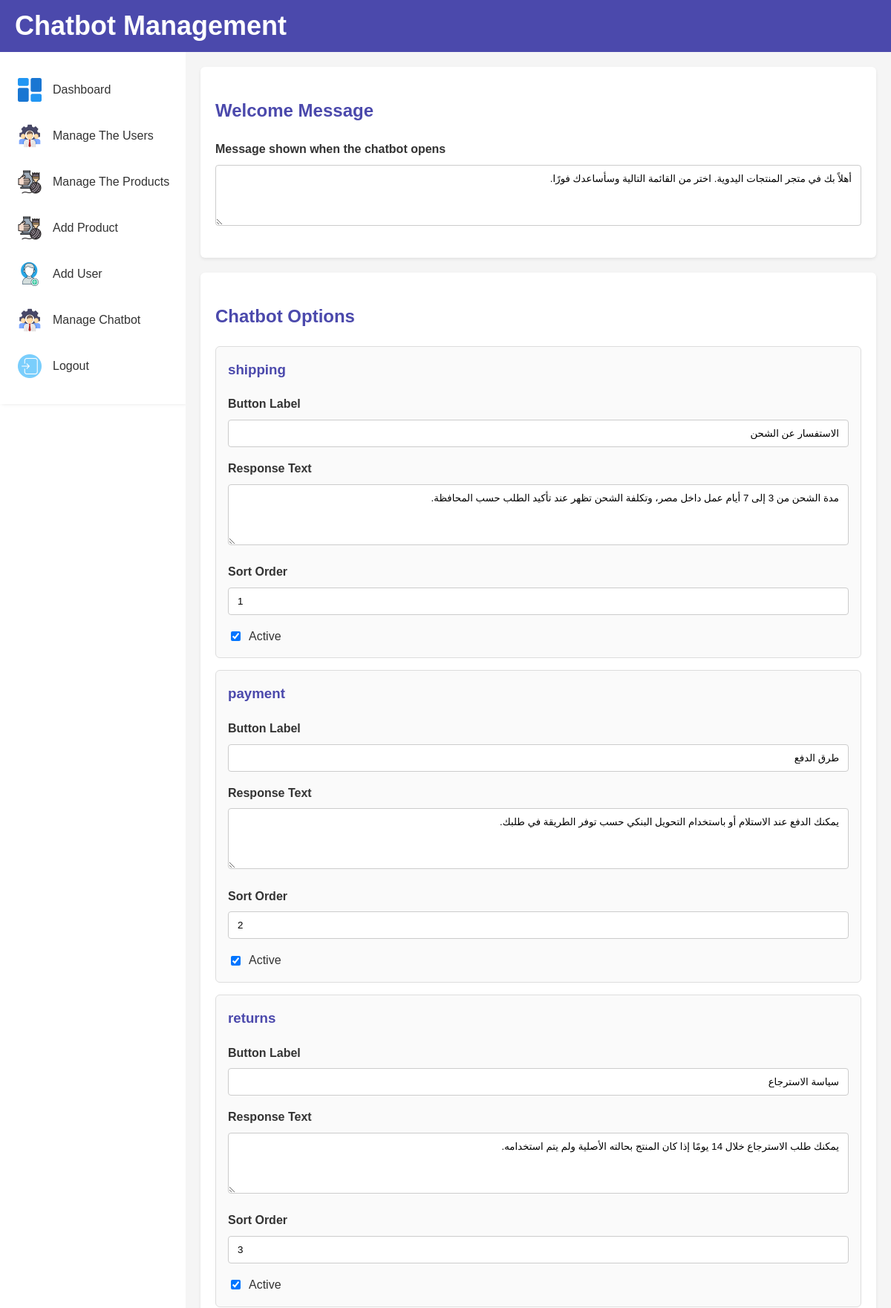
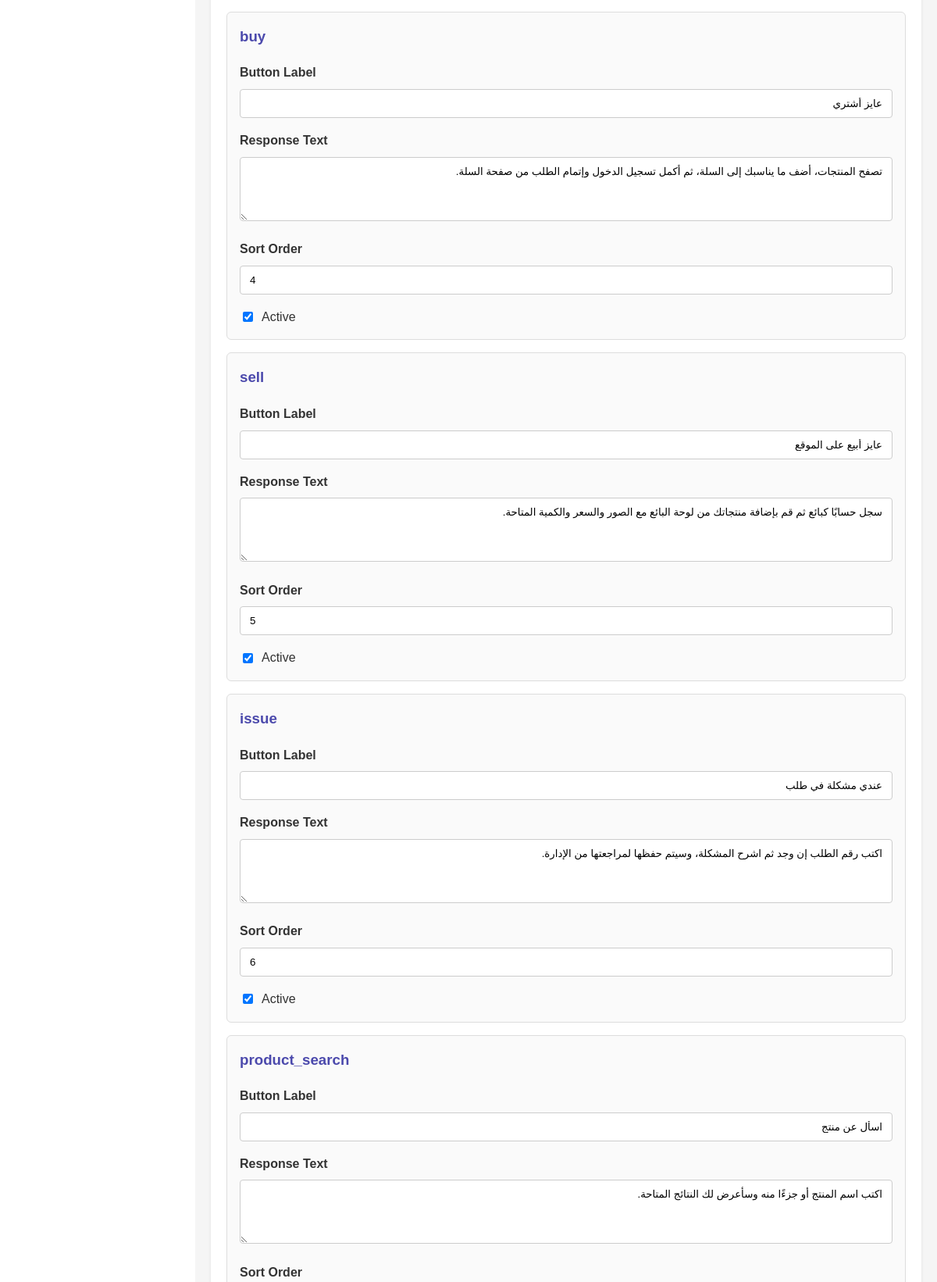
/dashboard/chatbot_management.php (signed in, upper part), run on the app's committed database (2 pictures, top to bottom).
### tables this page shows
CREATE TABLE IF NOT EXISTS chatbot_settings (
    id INT AUTO_INCREMENT PRIMARY KEY,
    setting_key VARCHAR(100) NOT NULL UNIQUE,
    setting_value TEXT NOT NULL
);

CREATE TABLE IF NOT EXISTS chatbot_options (
    id INT AUTO_INCREMENT PRIMARY KEY,
    option_key VARCHAR(100) NOT NULL UNIQUE,
    option_label VARCHAR(255) NOT NULL,
    option_response TEXT NOT NULL,
    sort_order INT NOT NULL DEFAULT 0,
    is_active TINYINT(1) NOT NULL DEFAULT 1
);

### chatbot_bootstrap.php (called while the page is built, shortened)
<?php
function chatbot_get_settings(mysqli $conn): array
{
    $settings = [];
    $result = $conn->query("SELECT setting_key, setting_value FROM chatbot_settings");
    if ($result) {
        while ($row = $result->fetch_assoc()) {
            $settings[$row['setting_key']] = $row['setting_value'];
        }
    }
    return $settings;
}
function chatbot_get_options(mysqli $conn, bool $active_only = true): array
{
    $options = [];
    $sql = "SELECT id, option_key, option_label, option_response, sort_order, is_active
            FROM chatbot_options";
    $sql .= " ORDER BY sort_order ASC, id ASC";
    $result = $conn->query($sql);
    if ($result) {
        while ($row = $result->fetch_assoc()) {
            $options[] = $row;
        }
    }
    return $options;
}

### dashboard/chatbot_management.php (the view, shortened to what this page needs)
<?php
require '../db_connect.php';
require '../chatbot_bootstrap.php';
$settings = chatbot_get_settings($conn);
$options = chatbot_get_options($conn, false);
?>
<!DOCTYPE html>
<html lang="en">
<head>
    <link rel="stylesheet" href="css/style.css">
</head>
<body>
    <header>
        <h1>Chatbot Management</h1>
    </header>
    <div class="main-container">
        <?php include 'navigation.php'; ?>
        <div class="main">
            <form method="POST" action="chatbot_management.php">
                <div class="panel">
                    <h2>Welcome Message</h2>
                    <div class="form-group">
                        <label for="welcome_message">Message shown when the chatbot opens</label>
                        <textarea id="welcome_message" name="welcome_message" rows="4" dir="rtl"><?= htmlspecialchars($settings['welcome_message'] ?? '') ?></textarea>
                    </div>
                </div>
                <div class="panel">
                    <h2>Chatbot Options</h2>
                    <?php foreach ($options as $option): ?>
                        <div class="option-card">
                            <h3><?= htmlspecialchars($option['option_key']) ?></h3>
                            <div class="form-group">
                                <label>Button Label</label>
                                <input type="text" name="option_label[]" value="<?= htmlspecialchars($option['option_label']) ?>" dir="rtl">
                            </div>
                            <div class="form-group">
                                <label>Response Text</label>
                                <textarea name="option_response[]" rows="4" dir="rtl"><?= htmlspecialchars($option['option_response']) ?></textarea>
                            </div>
                            <div class="form-group">
                                <label>Sort Order</label>
                                <input type="number" name="sort_order[]" value="<?= (int) $option['sort_order'] ?>" min="1">
                            </div>
                            <label class="checkbox-row">
                                <input
                                    type="checkbox"
                                    name="is_active[]"
                                    value="<?= (int) $option['id'] ?>"
                                    <?= (int) $option['is_active'] === 1 ? 'checked' : '' ?>
                                >
                                Active
                            </label>
                        </div>
                    <?php endforeach; ?>
                </div>
            </form>
        </div>
    </div>
</body>
</html>

### dashboard/css/style.css (style rules this page uses)
body { font-family: 'Poppins', sans-serif; margin: 0; background-color: #f9f9f9; color: #333; line-height: 1.6; }
header { height: 70px; background-color: #4b49ac; color: white; display: flex; align-items: center; padding: 0 20px; box-shadow: 0 4px 6px rgba(0, 0, 0, 0.1); font-size: 18px; font-weight: 600; }
.main-container { display: flex; height: calc(100vh - 70px); overflow: hidden; }
.main { flex: 1; padding: 20px; overflow-y: auto; background-color: #f5f5f5; }
h2 { color: #4b49ac; font-size: 24px; font-weight: 600; margin-bottom: 20px; }

### dashboard/chatbot_management.php (style rules this page uses)
.panel { background: #fff; padding: 20px; border-radius: 6px; box-shadow: 0 2px 4px rgba(0, 0, 0, 0.08); margin-bottom: 20px; }
.form-group { margin-bottom: 16px; }
.form-group label { display: block; font-weight: 600; margin-bottom: 8px; }
.form-group textarea, .form-group input[type="text"], .form-group input[type="number"] { width: 100%; padding: 10px 12px; border: 1px solid #ccc; border-radius: 4px; box-sizing: border-box; font-family: inherit; }
.option-card { border: 1px solid #ddd; border-radius: 6px; padding: 16px; margin-bottom: 16px; background: #fafafa; }
.option-card h3 { margin-top: 0; color: #4b49ac; }
.checkbox-row { display: flex; align-items: center; gap: 8px; margin-top: 10px; }

### data on the page
chatbot_settings: welcome_message "أهلاً بك في متجر المنتجات اليدوية. اختر من القائمة التالية وسأساعدك فورًا."
chatbot_options: option_key "shipping", option_label "الاستفسار عن الشحن", option_response "مدة الشحن من 3 إلى 7 أيام عمل داخل مصر، وتكلفة الشحن تظهر عند تأكيد الطلب حسب المحافظة.", sort_order "1", is_active "☑"
chatbot_options: option_key "payment", option_label "طرق الدفع", option_response "يمكنك الدفع عند الاستلام أو باستخدام التحويل البنكي حسب توفر الطريقة في طلبك.", sort_order "2", is_active "☑"
chatbot_options: option_key "returns", option_label "سياسة الاسترجاع", option_response "يمكنك طلب الاسترجاع خلال 14 يومًا إذا كان المنتج بحالته الأصلية ولم يتم استخدامه.", sort_order "3", is_active "☑"
chatbot_options: option_key "buy", option_label "عايز أشتري", option_response "تصفح المنتجات، أضف ما يناسبك إلى السلة، ثم أكمل تسجيل الدخول وإتمام الطلب من صفحة السلة.", sort_order "4", is_active "☑"
chatbot_options: option_key "sell", option_label "عايز أبيع على الموقع", option_response "سجل حسابًا كبائع ثم قم بإضافة منتجاتك من لوحة البائع مع الصور والسعر والكمية المتاحة.", sort_order "5", is_active "☑"
chatbot_options: option_key "issue", option_label "عندي مشكلة في طلب", option_response "اكتب رقم الطلب إن وجد ثم اشرح المشكلة، وسيتم حفظها لمراجعتها من الإدارة.", sort_order "6", is_active "☑"
chatbot_options: option_key "product_search", option_label "اسأل عن منتج", option_response "اكتب اسم المنتج أو جزءًا منه وسأعرض لك النتائج المتاحة."
